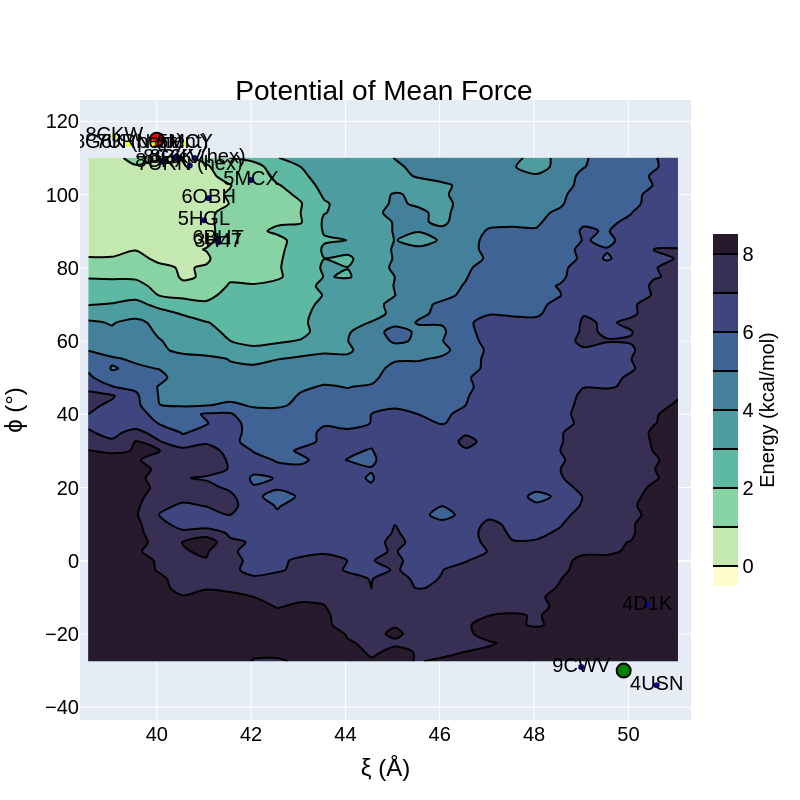

Notebook cell for this chart:
### Code cell
fig = go.Figure( \
    data = go.Contour( \
        z=pmf_array[7:-5,2:-2],
        x=cols[2:-2], y=rows[7:-5],
        line_smoothing=0.8,
        line_width=2,
         contours=dict(
            start=0,
            end=8,
            size=1),
                      colorscale='deep',
                      colorbar=dict(
            title='Energy\n(kcal/mol)', # title here
            titleside='right',
            titlefont=dict(
                size=20,
                family='Arial, sans-serif',
            color='black'),
            thickness=25,
            thicknessmode='pixels',
            len=0.6,
            lenmode='fraction',
            outlinewidth=0)));
fig.update_layout(
    title={
        'text': "Potential of Mean Force",
        'y':0.9,
        'x':0.48,
        'xanchor': 'center',
        'yanchor': 'top'},
    xaxis_title="ξ (Å)",
    yaxis_title="ϕ (°)",
    font=dict(size=20,family='Arial',color='black'),
    showlegend=False
)
fig['layout'].update(width=800,height=800)
fig.add_trace(go.Scatter(x=[40.0,49.9], y=[115,-30],
                    mode='markers',marker=dict(
            color=['red','green'], 
            size=14,
            line=dict(
                color='black',
                width=2
            )
        )))
#fig.add_trace(go.Scatter(x=path[:,0], y=path[:,1],
#                    mode='lines', line_shape='spline', line=dict(
#                color='black',
#                width=2
#            )
#        ))
#fig.add_trace(go.Scatter(x=[41.9,42.1,40.9,42.4,50.6,43.2,42.8,51.2],
#                        y=[104,102,108,104,-29,90,99,-30],
#                        mode='markers+text',marker=dict(color='black',size=14,symbol="x"),
#                        text=['8G6K','8CKX','8CKW','8CKV','7ASL','6OBH','5MCX','4D1K'],
#                        textposition='middle left'))

x_array = [40.8,39.4,40.1,39.1,40.4,49.0,41.1,42.0,50.4,41.3,41.0,50.6,41.3,40.6,39.9,40.7]
y_array = [110,114,109,116,110,-29,99,104,-12,87,93,-34,88,114,114,108]
pdb_array = ['8G6K (hex)','8G6K (pent)','8CKX','8CKW','8CKV','9CWV','6OBH','5MCX', \
             '4D1K','3H47','5HGL','4USN','6BHT','5MCY','7URN (pent)','7URN (hex)']
pent_array = [0,1,0,1,0,0,0,0,0,0,0,0,0,1,1,0]
fig.add_trace(go.Scatter(x=x_array,y=y_array,mode='markers+text',text=pdb_array, \
                         marker=dict(color=pent_array)))

#for i in range(len(x_array)):
#    fig.add_annotation(x=x_array[i], y=y_array[i],
#                text=pdb_array[i],
#                showarrow=True,
#                arrowhead=3,yshift=0)

#fig.update_annotations(font=dict(family='Arial, sans-serif',size=16))

fig.show()
#fig.write_image('pmf.svg')

### Figure 1 — Plotly figure (JSON) as saved in the notebook; plotly's stock layout.template omitted (floating-point values rounded to 4 significant figures; data arrays with more than 128 entries replaced by an {"elided": "..."} marker saying what was removed)
{"data": [{"colorbar": {"len": 0.6, "lenmode": "fraction", "outlinewidth": 0, "thickness": 25, "thicknessmode": "pixels", "title": {"font": {"color": "black", "family": "Arial, sans-serif", "size": 20}, "side": "right", "text": "Energy\n(kcal/mol)"}}, "colorscale": [[0, "rgb(253, 253, 204)"], [0.09091, "rgb(206, 236, 179)"], [0.1818, "rgb(156, 219, 165)"], [0.2727, "rgb(111, 201, 163)"], [0.3636, "rgb(86, 177, 163)"], [0.4545, "rgb(76, 153, 160)"], [0.5455, "rgb(68, 130, 155)"], [0.6364, "rgb(62, 108, 150)"], [0.7273, "rgb(62, 82, 143)"], [0.8182, "rgb(64, 60, 115)"], [0.9091, "rgb(54, 43, 77)"], [1, "rgb(39, 26, 44)"]], "contours": {"end": 8, "size": 1, "start": 0}, "line": {"smoothing": 0.8, "width": 2}, "type": "contour", "x": [38.55, 39.05, 39.55, 40.05, 40.55, 41.05, 41.55, 42.05, 42.55, 43.05, 43.55, 44.05, 44.55, 45.05, 45.55, 46.05, 46.55, 47.05, 47.55, 48.05, 48.55, 49.05, 49.55, 50.05, 50.55, 51.05], "y": [-27.45, -24.95, -22.45, -19.95, -17.45, -14.95, -12.45, -9.95, -7.45, -4.95, -2.45, 0.05, 2.55, 5.05, 7.55, 10.05, 12.55, 15.05, 17.55, 20.05, 22.55, 25.05, 27.55, 30.05, 32.55, 35.05, 37.55, 40.05, 42.55, 45.05, 47.55, 50.05, 52.55, 55.05, 57.55, 60.05, 62.55, 65.05, 67.55, 70.05, 72.55, 75.05, 77.55, 80.05, 82.55, 85.05, 87.55, 90.05, 92.55, 95.05, 97.55, 100.0, 102.5, 105.0, 107.5, 110.0], "z": {"elided": "56x26 float values"}}, {"marker": {"color": ["red", "green"], "line": {"color": "black", "width": 2}, "size": 14}, "mode": "markers", "type": "scatter", "x": [40, 49.9], "y": [115, -30]}, {"marker": {"color": [0, 1, 0, 1, 0, 0, 0, 0, 0, 0, 0, 0, 0, 1, 1, 0]}, "mode": "markers+text", "text": ["8G6K (hex)", "8G6K (pent)", "8CKX", "8CKW", "8CKV", "9CWV", "6OBH", "5MCX", "4D1K", "3H47", "5HGL", "4USN", "6BHT", "5MCY", "7URN (pent)", "7URN (hex)"], "type": "scatter", "x": [40.8, 39.4, 40.1, 39.1, 40.4, 49, 41.1, 42, 50.4, 41.3, 41, 50.6, 41.3, 40.6, 39.9, 40.7], "y": [110, 114, 109, 116, 110, -29, 99, 104, -12, 87, 93, -34, 88, 114, 114, 108]}], "layout": {"font": {"color": "black", "family": "Arial", "size": 20}, "height": 800, "showlegend": false, "title": {"text": "Potential of Mean Force", "x": 0.48, "xanchor": "center", "y": 0.9, "yanchor": "top"}, "width": 800, "xaxis": {"autorange": true, "range": [38.37, 51.33], "title": {"text": "ξ (Å)"}, "type": "linear"}, "yaxis": {"autorange": true, "range": [-43.49, 125.9], "title": {"text": "ϕ (°)"}, "type": "linear"}}}
